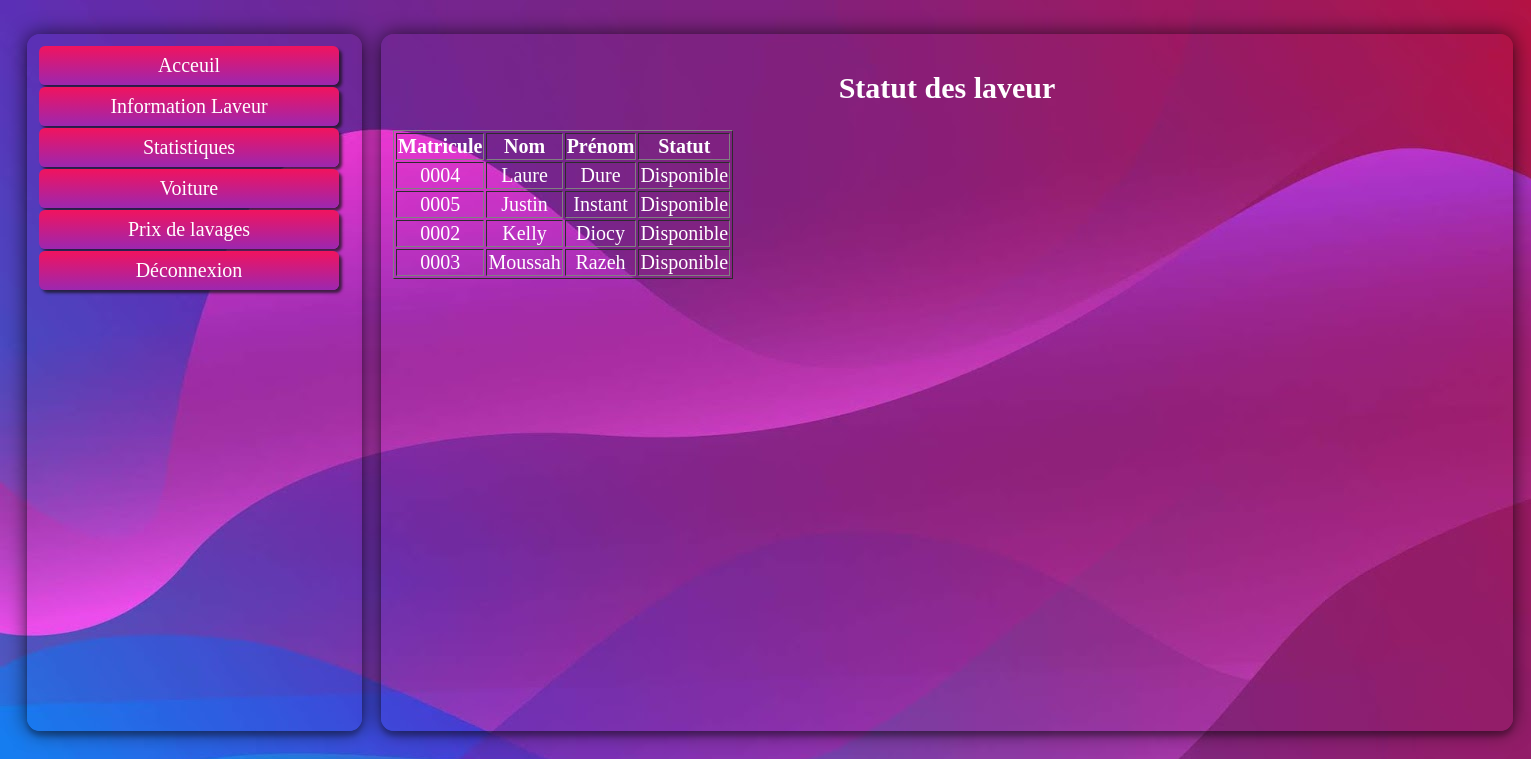
Page /disponibilite.php on the committed database.
### tables this page shows
CREATE TABLE `test` (
  `id_test` int(11) NOT NULL,
  `id_user` int(6) NOT NULL,
  `statut` char(50) NOT NULL
);

CREATE TABLE `user` (
  `id_user` int(11) NOT NULL,
  `nom` char(150) NOT NULL,
  `prenom` char(150) NOT NULL,
  `id_type` int(11) NOT NULL,
  `password` varchar(100) NOT NULL
);

### disponibilite.php (the view)
<?php require'entete.php'?>
<div class="container" style="width: 1108px;">
    <div>
    <h2>Statut des laveur</h2>
    <table border="1">
        <tr>
            <th>Matricule</th>
            <th>Nom</th>
            <th>Prénom</th>
            <th>Statut</th>
        </tr>
    <?php
    $base=new PDO('mysql:HOST=localhost;dbname=lavage','root','root');
    $reponse= $base->query('SELECT * FROM test as t JOIN user as u ON t.id_user=u.id_user GROUP BY t.id_user ORDER BY id_test DESC');
    while ($donnees = $reponse->fetch())
    {
        $id= $donnees['id_user'];
        $nom= $donnees['nom'];
        $prenom= $donnees ['prenom'];
        $statut= $donnees['statut'];
        ?>
        <tr>
            <td>000<?php echo $id; ?></td>
            <td><?php echo $nom; ?></td>
            <td><?php echo $prenom; ?></td>
            <td><?php echo $statut; ?></td>
        </tr>
    <?php } ?>
    </table>
    </div>
</div>
</html>
</body>
</html>

### second.css (style rules this page uses)
body { background-image: url(img3.jpg); background-attachment: fixed; display: inline-flex; font-family: verdana; color: #fff; text-align: center; font-size: 20px; }
div.container { background-color: #673ab7; padding: 12px; width: 311px; margin-left: 19px; margin-top: 26px; height: 673px; box-shadow: 0 0 20px 0 rgb(4 4 4 / 69%), 0 5px 5px 0 rgb(0 0 0 / 24%); border-radius: 13px; background: inherit; overflow: hidden; }
div:before { width: 311px; height: 650px; background: inherit; box-shadow: inset 0 0 0 200px rgba(255,255,255,0.3); filter: blur(10px); }

### rows in the picture
test: id_user.id_user "4", id_user.nom "Laure", id_user.prenom "Dure", statut "Disponible"
test: id_user.id_user "5", id_user.nom "Justin", id_user.prenom "Instant", statut "Disponible"
test: id_user.id_user "2", id_user.nom "Kelly", id_user.prenom "Diocy", statut "Disponible"
test: id_user.id_user "3", id_user.nom "Moussah", id_user.prenom "Razeh", statut "Disponible"
